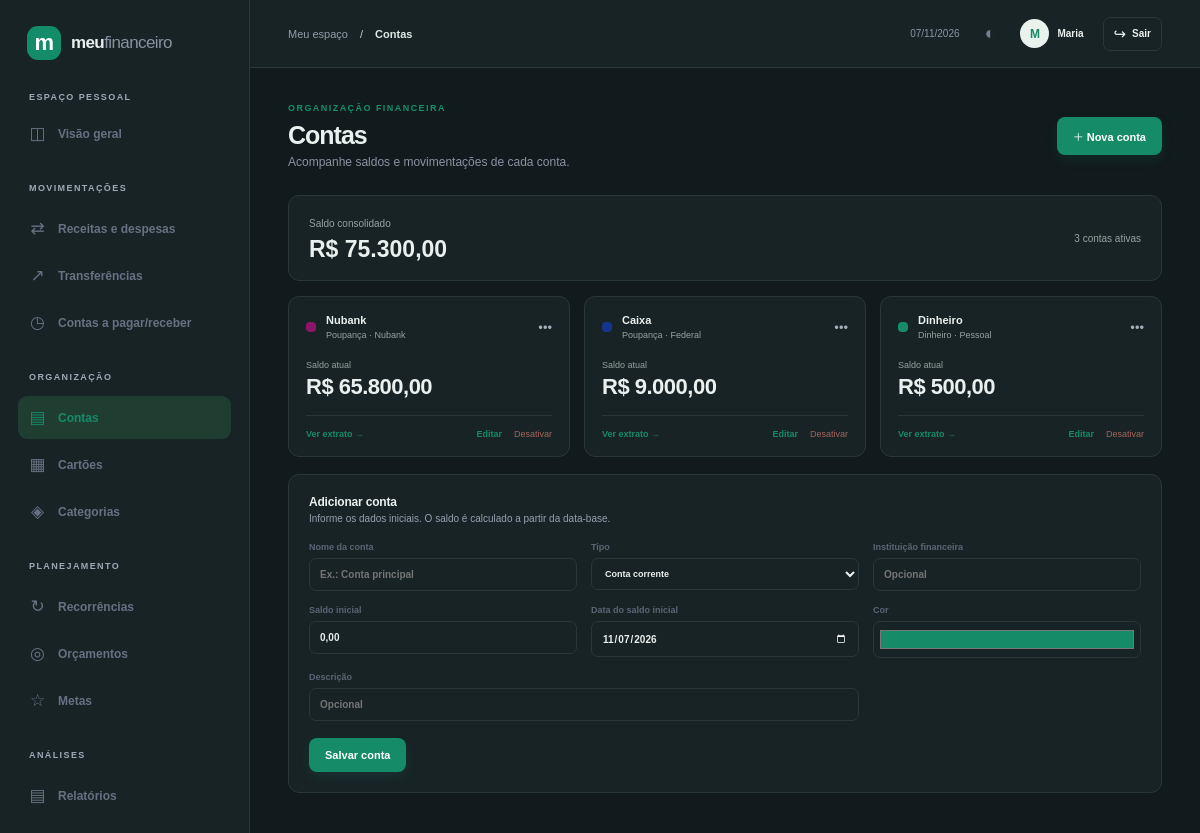
Page /accounts (signed in) on the committed database.
### tables this page shows
CREATE TABLE users (
    id INTEGER PRIMARY KEY,
    name TEXT NOT NULL,
    email TEXT NOT NULL UNIQUE,
    password_hash TEXT NOT NULL,
    created_at TEXT NOT NULL,
    updated_at TEXT NOT NULL
, status TEXT NOT NULL DEFAULT 'active' CHECK(status IN ('active','inactive')), last_login_at TEXT);

CREATE TABLE accounts (
    id INTEGER PRIMARY KEY,
    user_id INTEGER NOT NULL REFERENCES users(id) ON DELETE CASCADE,
    name TEXT NOT NULL,
    type TEXT NOT NULL CHECK(type IN ('checking','savings','cash','digital','payment','investment','other')),
    institution TEXT NOT NULL DEFAULT '',
    opening_balance INTEGER NOT NULL DEFAULT 0,
    opening_date TEXT NOT NULL,
    color TEXT NOT NULL DEFAULT '#168b68',
    description TEXT NOT NULL DEFAULT '',
    is_active INTEGER NOT NULL DEFAULT 1 CHECK(is_active IN (0,1)),
    created_at TEXT NOT NULL,
    updated_at TEXT NOT NULL,
    UNIQUE(id,user_id)
);

### app/Helpers/functions.php (called while the page is built, shortened)
<?php
function e(string|int|null $value): string { return htmlspecialchars((string) $value, ENT_QUOTES | ENT_SUBSTITUTE, 'UTF-8'); }
function current_user(): ?array
{
    static $user = false;
    if ($user !== false) return $user;
    $stmt = Database::connection()->prepare('SELECT id, name, email FROM users WHERE id = :id');
    $stmt->execute(['id' => $_SESSION['user_id']]);
    $user = $stmt->fetch() ?: null;
    return $user;
}
function require_auth(): array
{
    $user = current_user();
    return $user;
}
function money(int $cents): string { return FinancialService::formatMoney($cents); }
function render(string $view, array $data = []): void
{
    if (!array_key_exists('settings', $data) && current_user()) {
        $stmt = Database::connection()->prepare('SELECT currency, theme FROM user_settings WHERE user_id = :user');
        $stmt->execute(['user' => $_SESSION['user_id']]);
        $data['settings'] = $stmt->fetch() ?: ['currency' => 'BRL', 'theme' => 'light'];
    }
    extract($data, EXTR_SKIP);
    require dirname(__DIR__, 2) . '/resources/views/layouts/main.php';
}

### app/Controllers/AccountController.php (called while the page is built, shortened)
<?php
final class AccountController
{
    public function index(): void
    {
        $user = require_auth(); $db = Database::connection(); $uid = (int)$user['id'];
        $balances = FinancialService::balances($uid);
        $edit = null;
        $statement = null; $statementRows=[];
        render('accounts/index',['title'=>'Contas','accounts'=>$balances,'types'=>self::TYPES,'edit'=>$edit,'statement'=>$statement,'statementRows'=>$statementRows,'errors'=>$_SESSION['_errors']??[]]); unset($_SESSION['_errors']);
    }
}

### public/index.php (called while the page is built, shortened)
<?php
require dirname(__DIR__) . '/app/Database.php';
require dirname(__DIR__) . '/app/Services/FinancialService.php';
require dirname(__DIR__) . '/app/Services/ImportService.php';
require dirname(__DIR__) . '/app/Services/ReportService.php';
require dirname(__DIR__) . '/app/Helpers/functions.php';
require dirname(__DIR__) . '/app/Controllers/AccountController.php';
$path = parse_url($_SERVER['REQUEST_URI'] ?? '/', PHP_URL_PATH) ?: '/';
$method = strtoupper($_SERVER['REQUEST_METHOD'] ?? 'GET');
$routes = require dirname(__DIR__) . '/routes/web.php';
$handler = $routes[$method][$path] ?? null;
[$class, $action] = $handler;
(new $class())->$action();

### app/Database.php (called while the page is built, shortened)
<?php
final class Database
{
    private static ?PDO $connection = null;
    public static function connection(): PDO
    {
        if (self::$connection) return self::$connection;
        $config = require dirname(__DIR__) . '/config/database.php';
        self::$connection = new PDO('sqlite:' . $config['path'], null, null, [
            PDO::ATTR_ERRMODE => PDO::ERRMODE_EXCEPTION,
            PDO::ATTR_DEFAULT_FETCH_MODE => PDO::FETCH_ASSOC,
            PDO::ATTR_EMULATE_PREPARES => false,
        ]);
        self::$connection->exec('PRAGMA foreign_keys = ON');
        self::$connection->exec('PRAGMA journal_mode = WAL');
        self::$connection->exec('PRAGMA busy_timeout = 5000');
        return self::$connection;
    }
}

### app/Services/FinancialService.php (called while the page is built, shortened)
<?php
final class FinancialService
{
    public static function balances(int $userId): array
    {
        $today=date('Y-m-d');
        $sql = <<<'SQL'
SELECT a.id,a.name,a.type,a.institution,a.opening_balance,a.opening_date,a.color,a.is_active,
       CASE WHEN a.opening_date<=:today_open THEN a.opening_balance ELSE 0 END
       + COALESCE((SELECT SUM(CASE WHEN t.type='income' THEN t.amount ELSE -t.amount END)
                   FROM transactions t WHERE t.user_id=a.user_id AND t.account_id=a.id
                     AND t.status IN ('paid','received') AND t.transaction_date >= a.opening_date AND t.transaction_date <= :today_tx),0)
       + COALESCE((SELECT SUM(tr.amount) FROM transfers tr WHERE tr.user_id=a.user_id
                   AND tr.destination_account_id=a.id AND tr.transfer_date >= a.opening_date AND tr.transfer_date <= :today_in),0)
       - COALESCE((SELECT SUM(tr.amount) FROM transfers tr WHERE tr.user_id=a.user_id
                   AND tr.source_account_id=a.id AND tr.transfer_date >= a.opening_date AND tr.transfer_date <= :today_out),0)
       - COALESCE((SELECT SUM(ip.amount) FROM invoice_payments ip WHERE ip.user_id=a.user_id
                   AND ip.account_id=a.id AND substr(ip.paid_at,1,10) >= a.opening_date AND substr(ip.paid_at,1,10) <= :today_invoice),0) AS balance
FROM accounts a WHERE a.user_id=:user_id
SQL;
        $stmt = Database::connection()->prepare($sql);
        $stmt->execute(['user_id'=>$userId,'today_open'=>$today,'today_tx'=>$today,'today_in'=>$today,'today_out'=>$today,'today_invoice'=>$today]);
        return $stmt->fetchAll();
    }
    public static function formatMoney(int $cents): string
    {
        return 'R$ ' . number_format($cents / 100, 2, ',', '.');
    }
}

### resources/views/accounts/index.php (the view, shortened to what this page needs)
<div class="welcome-row"><div><div class="form-kicker">ORGANIZAÇÃO FINANCEIRA</div><h1>Contas</h1><p class="page-subtitle">Acompanhe saldos e movimentações de cada conta.</p></div><a class="button primary" href="/accounts">＋ Nova conta</a></div>
<?php if($statement): ?>
<section class="panel statement-panel"><div class="panel-head"><div><a class="text-link" href="/accounts">← Voltar às contas</a><h3 style="margin-top:12px"><?=e($statement['name'])?> · Extrato</h3><p>Saldo atual: <strong><?=money((int)$statement['balance'])?></strong></p></div></div><div class="table-wrap"><table><thead><tr><th>Data</th><th>Descrição</th><th>Categoria / tipo</th><th>Status</th><th class="right">Valor</th></tr></thead><tbody><?php foreach($statementRows as $row): $positive=in_array($row['type'],['income','transfer_in'],true); ?><tr><td><?=e(date('d/m/Y',strtotime($row['date'])))?></td><td><?=e($row['description'])?></td><td><?=e($row['category'])?></td><td><span class="status-pill <?=e($row['status'])?>"><?=e(match($row['status']){'paid'=>'Paga','received'=>'Recebida','pending'=>'Pendente',default=>'Transferida'})?></span></td><td class="right <?= $positive?'amount-in':'amount-out' ?>"><?= $positive?'+':'−' ?><?=money((int)$row['amount'])?></td></tr><?php endforeach; ?><?php if(!$statementRows): ?><tr><td colspan="5" class="table-empty">Ainda não há movimentações nesta conta.</td></tr><?php endif; ?></tbody></table></div></section>
<?php else: ?>
<div class="account-summary"><div><span>Saldo consolidado</span><strong><?=money(array_sum(array_map(fn($a)=>(int)$a['balance'],$accounts)))?></strong></div><span><?=count(array_filter($accounts,fn($a)=>(int)$a['is_active']===1))?> contas ativas</span></div>
<div class="account-grid"><?php foreach($accounts as $account): ?><article class="account-card"><div class="account-card-top"><span class="account-color" style="background:<?=e($account['color'])?>"></span><div class="account-card-title"><strong><?=e($account['name'])?></strong><small><?=e($types[$account['type']]??'Conta')?><?= $account['institution']?' · '.e($account['institution']):'' ?></small></div><span class="account-menu">•••</span></div><div class="account-balance-label">Saldo atual</div><div class="account-balance"><?=money((int)$account['balance'])?></div><div class="account-card-bottom"><a href="/accounts?statement=<?=(int)$account['id']?>">Ver extrato →</a><div><a href="/accounts?edit=<?=(int)$account['id']?>">Editar</a><form method="post" action="/accounts/toggle"><input type="hidden" name="_csrf" value="<?=e(csrf_token())?>"><input type="hidden" name="id" value="<?=(int)$account['id']?>"><button><?= $account['is_active']?'Desativar':'Ativar' ?></button></form></div></div></article><?php endforeach; ?><?php if(!$accounts): ?><div class="empty-account"><span class="empty-icon">▤</span><strong>Comece adicionando uma conta</strong><p>Cadastre sua conta corrente, carteira ou conta digital para acompanhar seu saldo.</p></div><?php endif; ?></div>
<?php endif; ?>
<section class="panel editor-panel" id="account-form"><div class="panel-head"><div><h3><?=$edit?'Editar conta':'Adicionar conta'?></h3><p>Informe os dados iniciais. O saldo é calculado a partir da data-base.</p></div></div><form method="post" action="/accounts/save" class="data-form"><input type="hidden" name="_csrf" value="<?=e(csrf_token())?>"><input type="hidden" name="id" value="<?=(int)($edit['id']??0)?>"><label>Nome da conta<input name="name" required maxlength="80" value="<?=e($edit['name']??'')?>" placeholder="Ex.: Conta principal"></label><label>Tipo<select name="type" required><?php foreach($types as $key=>$label): ?><option value="<?=e($key)?>" <?=($edit['type']??'checking')===$key?'selected':''?>><?=e($label)?></option><?php endforeach; ?></select></label><label>Instituição financeira<input name="institution" maxlength="100" value="<?=e($edit['institution']??'')?>" placeholder="Opcional"></label><label>Saldo inicial<input name="opening_balance" inputmode="decimal" required value="<?=e(isset($edit['opening_balance'])?money_input((int)$edit['opening_balance']):'0,00')?>" placeholder="0,00"></label><label>Data do saldo inicial<input type="date" name="opening_date" required value="<?=e($edit['opening_date']??date('Y-m-d'))?>"></label><label>Cor<input type="color" name="color" value="<?=e($edit['color']??'#168b68')?>"></label><label class="span-two">Descrição<input name="description" maxlength="200" value="<?=e($edit['description']??'')?>" placeholder="Opcional"></label><div class="form-actions"><button class="button primary" type="submit">Salvar conta</button><?php if($edit): ?><a class="button secondary" href="/accounts">Cancelar</a><?php endif; ?></div></form></section>

### resources/views/layouts/main.php (shortened to what this page needs)
<!doctype html>
<html lang="pt-BR" data-theme="<?= e($settings['theme'] ?? 'light') ?>">
<head>
  <link rel="stylesheet" href="/assets/css/app.css?v=profile-20261107">
</head>
<body class="<?= current_user() ? 'app-shell' : 'auth-shell' ?>">
<?php if (current_user()): $navUser = current_user(); ?>
  <aside class="sidebar" id="sidebar">
    <a class="brand" href="/dashboard"><span class="brand-mark">m</span><span>meu<span class="brand-light">financeiro</span></span></a>
    <div class="workspace-label">ESPAÇO PESSOAL</div>
    <?php $routePath=parse_url($_SERVER['REQUEST_URI']??'/',PHP_URL_PATH); ?>
    <nav aria-label="Navegação principal"><a class="nav-link <?= $routePath==='/dashboard'?'active':'' ?>" href="/dashboard"><span class="nav-icon">◫</span>Visão geral</a>
      <span class="nav-heading">MOVIMENTAÇÕES</span><a class="nav-link <?= $routePath==='/transactions'?'active':'' ?>" href="/transactions"><span class="nav-icon">⇄</span>Receitas e despesas</a>
      <a class="nav-link <?= $routePath==='/transfers'?'active':'' ?>" href="/transfers"><span class="nav-icon">↗</span>Transferências</a><a class="nav-link <?= $routePath==='/commitments'?'active':'' ?>" href="/commitments"><span class="nav-icon">◷</span>Contas a pagar/receber</a>
      <span class="nav-heading">ORGANIZAÇÃO</span><a class="nav-link <?= $routePath==='/accounts'?'active':'' ?>" href="/accounts"><span class="nav-icon">▤</span>Contas</a>
      <a class="nav-link <?= in_array($routePath,['/cards','/invoices'],true)?'active':'' ?>" href="/cards"><span class="nav-icon">▦</span>Cartões</a><a class="nav-link <?= $routePath==='/categories'?'active':'' ?>" href="/categories"><span class="nav-icon">◈</span>Categorias</a>
      <span class="nav-heading">PLANEJAMENTO</span><a class="nav-link <?= $routePath==='/recurrences'?'active':'' ?>" href="/recurrences"><span class="nav-icon">↻</span>Recorrências</a><a class="nav-link <?= $routePath==='/budgets'?'active':'' ?>" href="/budgets"><span class="nav-icon">◎</span>Orçamentos</a><a class="nav-link <?= $routePath==='/goals'?'active':'' ?>" href="/goals"><span class="nav-icon">☆</span>Metas</a>
      <span class="nav-heading">ANÁLISES</span><a class="nav-link <?= str_starts_with($routePath,'/reports')?'active':'' ?>" href="/reports"><span class="nav-icon">▤</span>Relatórios</a>
      <span class="nav-heading"></span>
    </nav>
  </aside>
  <main class="main-area" id="main-content" tabindex="-1"><header class="topbar"><button class="menu-toggle" data-menu-toggle aria-label="Abrir menu">☰</button><div class="breadcrumb">Meu espaço <span>/</span> <strong><?= e($title ?? '') ?></strong></div><div class="top-actions"><span class="today"><?= e((new DateTimeImmutable())->format('d/m/Y')) ?></span><button class="theme-toggle" data-theme-toggle aria-label="Alternar tema" title="Alternar tema">◐</button><a class="top-profile" href="/profile" aria-label="Abrir perfil de <?= e($navUser['name']) ?>"><span class="avatar small"><?= e(mb_strtoupper(mb_substr($navUser['name'],0,1))) ?></span><span class="top-profile-name"><?= e((preg_split('/\s+/', trim($navUser['name'])) ?: [''])[0]) ?></span></a><form class="top-logout" method="post" action="/logout"><input type="hidden" name="_csrf" value="<?= e(csrf_token()) ?>"><button class="logout-button" type="submit" title="Sair" aria-label="Sair do sistema"><span aria-hidden="true">↪</span><span>Sair</span></button></form></div></header>
    <section class="page-content"><?php require $viewFile; ?></section>
  </main>
<?php endif; ?>
</body></html>

### rows in the picture
users: name "M", name "Maria"
accounts: name "Nubank", type "Poupança", institution "Nubank", balance "R$ 65.800,00", is_active "Desativar"
accounts: name "Caixa", type "Poupança", institution "Federal", balance "R$ 9.000,00", is_active "Desativar"
accounts: name "Dinheiro", type "Dinheiro", institution "Pessoal", balance "R$ 500,00", is_active "Desativar"

### other values in the picture
$title "Contas"
money(array_sum(array_map(fn($a)=>(int)$a['balance'],$accounts))) "R$ 75.300,00"
count(array_filter($accounts,fn($a)=>(int)$a['is_active']===1)) "3"
form field type "Conta corrente"
